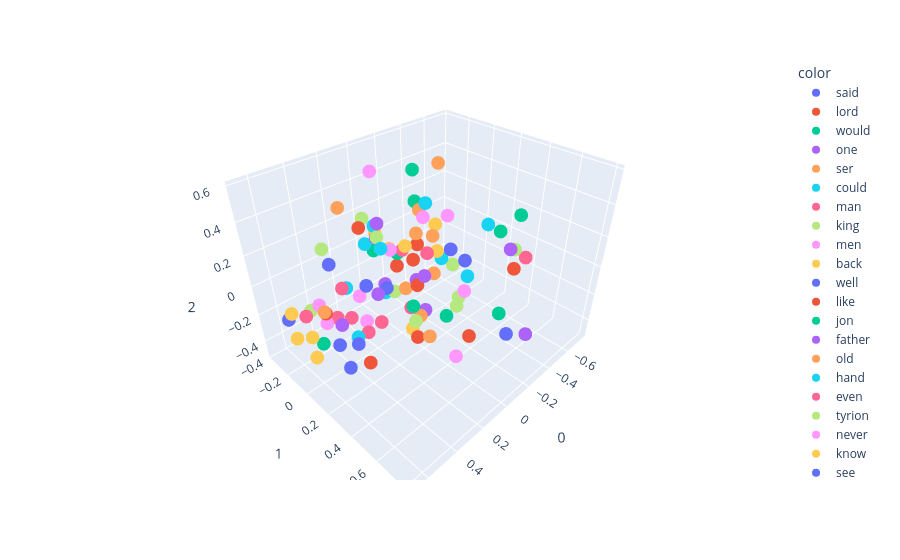

Source (notebook cell):
### Code cell
import plotly.express as px

fig = px.scatter_3d(X[:100], x=0, y=1,z=2, color = y[:100])
fig.show()

### Figure 1 — Plotly figure (JSON) as saved in the notebook; plotly's stock layout.template omitted (floating-point values rounded to 4 significant figures)
{"data": [{"hovertemplate": "color=said<br>0=%{x}<br>1=%{y}<br>2=%{z}<extra></extra>", "legendgroup": "said", "marker": {"color": "#636efa", "symbol": "circle"}, "mode": "markers", "name": "said", "scene": "scene", "showlegend": true, "type": "scatter3d", "x": [0.4711], "y": [0.01099], "z": [0.2304]}, {"hovertemplate": "color=lord<br>0=%{x}<br>1=%{y}<br>2=%{z}<extra></extra>", "legendgroup": "lord", "marker": {"color": "#EF553B", "symbol": "circle"}, "mode": "markers", "name": "lord", "scene": "scene", "showlegend": true, "type": "scatter3d", "x": [0.3924], "y": [0.5688], "z": [0.3579]}, {"hovertemplate": "color=would<br>0=%{x}<br>1=%{y}<br>2=%{z}<extra></extra>", "legendgroup": "would", "marker": {"color": "#00cc96", "symbol": "circle"}, "mode": "markers", "name": "would", "scene": "scene", "showlegend": true, "type": "scatter3d", "x": [0.5321], "y": [-0.05645], "z": [-0.3093]}, {"hovertemplate": "color=one<br>0=%{x}<br>1=%{y}<br>2=%{z}<extra></extra>", "legendgroup": "one", "marker": {"color": "#ab63fa", "symbol": "circle"}, "mode": "markers", "name": "one", "scene": "scene", "showlegend": true, "type": "scatter3d", "x": [0.009837], "y": [0.1522], "z": [-0.02987]}, {"hovertemplate": "color=ser<br>0=%{x}<br>1=%{y}<br>2=%{z}<extra></extra>", "legendgroup": "ser", "marker": {"color": "#FFA15A", "symbol": "circle"}, "mode": "markers", "name": "ser", "scene": "scene", "showlegend": true, "type": "scatter3d", "x": [0.2615], "y": [0.53], "z": [0.5311]}, {"hovertemplate": "color=could<br>0=%{x}<br>1=%{y}<br>2=%{z}<extra></extra>", "legendgroup": "could", "marker": {"color": "#19d3f3", "symbol": "circle"}, "mode": "markers", "name": "could", "scene": "scene", "showlegend": true, "type": "scatter3d", "x": [0.03237], "y": [-0.1022], "z": [-0.2452]}, {"hovertemplate": "color=man<br>0=%{x}<br>1=%{y}<br>2=%{z}<extra></extra>", "legendgroup": "man", "marker": {"color": "#FF6692", "symbol": "circle"}, "mode": "markers", "name": "man", "scene": "scene", "showlegend": true, "type": "scatter3d", "x": [0.07086], "y": [0.1099], "z": [0.1797]}, {"hovertemplate": "color=king<br>0=%{x}<br>1=%{y}<br>2=%{z}<extra></extra>", "legendgroup": "king", "marker": {"color": "#B6E880", "symbol": "circle"}, "mode": "markers", "name": "king", "scene": "scene", "showlegend": true, "type": "scatter3d", "x": [0.3707], "y": [0.5304], "z": [0.1188]}, {"hovertemplate": "color=men<br>0=%{x}<br>1=%{y}<br>2=%{z}<extra></extra>", "legendgroup": "men", "marker": {"color": "#FF97FF", "symbol": "circle"}, "mode": "markers", "name": "men", "scene": "scene", "showlegend": true, "type": "scatter3d", "x": [0.07321], "y": [0.5245], "z": [-0.321]}, {"hovertemplate": "color=back<br>0=%{x}<br>1=%{y}<br>2=%{z}<extra></extra>", "legendgroup": "back", "marker": {"color": "#FECB52", "symbol": "circle"}, "mode": "markers", "name": "back", "scene": "scene", "showlegend": true, "type": "scatter3d", "x": [-0.2552], "y": [0.05438], "z": [-0.003532]}, {"hovertemplate": "color=well<br>0=%{x}<br>1=%{y}<br>2=%{z}<extra></extra>", "legendgroup": "well", "marker": {"color": "#636efa", "symbol": "circle"}, "mode": "markers", "name": "well", "scene": "scene", "showlegend": true, "type": "scatter3d", "x": [0.4779], "y": [0.2059], "z": [-0.1717]}, {"hovertemplate": "color=like<br>0=%{x}<br>1=%{y}<br>2=%{z}<extra></extra>", "legendgroup": "like", "marker": {"color": "#EF553B", "symbol": "circle"}, "mode": "markers", "name": "like", "scene": "scene", "showlegend": true, "type": "scatter3d", "x": [-0.2418], "y": [-0.1461], "z": [-0.1561]}, {"hovertemplate": "color=jon<br>0=%{x}<br>1=%{y}<br>2=%{z}<extra></extra>", "legendgroup": "jon", "marker": {"color": "#00cc96", "symbol": "circle"}, "mode": "markers", "name": "jon", "scene": "scene", "showlegend": true, "type": "scatter3d", "x": [0.0214], "y": [0.009847], "z": [0.0896]}, {"hovertemplate": "color=father<br>0=%{x}<br>1=%{y}<br>2=%{z}<extra></extra>", "legendgroup": "father", "marker": {"color": "#ab63fa", "symbol": "circle"}, "mode": "markers", "name": "father", "scene": "scene", "showlegend": true, "type": "scatter3d", "x": [0.6508], "y": [0.3498], "z": [0.1568]}, {"hovertemplate": "color=old<br>0=%{x}<br>1=%{y}<br>2=%{z}<extra></extra>", "legendgroup": "old", "marker": {"color": "#FFA15A", "symbol": "circle"}, "mode": "markers", "name": "old", "scene": "scene", "showlegend": true, "type": "scatter3d", "x": [-0.007884], "y": [0.2723], "z": [0.06705]}, {"hovertemplate": "color=hand<br>0=%{x}<br>1=%{y}<br>2=%{z}<extra></extra>", "legendgroup": "hand", "marker": {"color": "#19d3f3", "symbol": "circle"}, "mode": "markers", "name": "hand", "scene": "scene", "showlegend": true, "type": "scatter3d", "x": [-0.1047], "y": [0.1109], "z": [0.396]}, {"hovertemplate": "color=even<br>0=%{x}<br>1=%{y}<br>2=%{z}<extra></extra>", "legendgroup": "even", "marker": {"color": "#FF6692", "symbol": "circle"}, "mode": "markers", "name": "even", "scene": "scene", "showlegend": true, "type": "scatter3d", "x": [0.1083], "y": [-0.06563], "z": [-0.4163]}, {"hovertemplate": "color=tyrion<br>0=%{x}<br>1=%{y}<br>2=%{z}<extra></extra>", "legendgroup": "tyrion", "marker": {"color": "#B6E880", "symbol": "circle"}, "mode": "markers", "name": "tyrion", "scene": "scene", "showlegend": true, "type": "scatter3d", "x": [0.09937], "y": [-0.191], "z": [0.263]}, {"hovertemplate": "color=never<br>0=%{x}<br>1=%{y}<br>2=%{z}<extra></extra>", "legendgroup": "never", "marker": {"color": "#FF97FF", "symbol": "circle"}, "mode": "markers", "name": "never", "scene": "scene", "showlegend": true, "type": "scatter3d", "x": [0.4493], "y": [-0.1876], "z": [-0.1566]}, {"hovertemplate": "color=know<br>0=%{x}<br>1=%{y}<br>2=%{z}<extra></extra>", "legendgroup": "know", "marker": {"color": "#FECB52", "symbol": "circle"}, "mode": "markers", "name": "know", "scene": "scene", "showlegend": true, "type": "scatter3d", "x": [0.6696], "y": [-0.07659], "z": [-0.1939]}, {"hovertemplate": "color=see<br>0=%{x}<br>1=%{y}<br>2=%{z}<extra></extra>", "legendgroup": "see", "marker": {"color": "#636efa", "symbol": "circle"}, "mode": "markers", "name": "see", "scene": "scene", "showlegend": true, "type": "scatter3d", "x": [0.07606], "y": [-0.03439], "z": [-0.1528]}, {"hovertemplate": "color=made<br>0=%{x}<br>1=%{y}<br>2=%{z}<extra></extra>", "legendgroup": "made", "marker": {"color": "#EF553B", "symbol": "circle"}, "mode": "markers", "name": "made", "scene": "scene", "showlegend": true, "type": "scatter3d", "x": [-0.07978], "y": [-0.1168], "z": [-0.1092]}, {"hovertemplate": "color=eyes<br>0=%{x}<br>1=%{y}<br>2=%{z}<extra></extra>", "legendgroup": "eyes", "marker": {"color": "#00cc96", "symbol": "circle"}, "mode": "markers", "name": "eyes", "scene": "scene", "showlegend": true, "type": "scatter3d", "x": [-0.2843], "y": [-0.1681], "z": [0.2383]}, {"hovertemplate": "color=black<br>0=%{x}<br>1=%{y}<br>2=%{z}<extra></extra>", "legendgroup": "black", "marker": {"color": "#ab63fa", "symbol": "circle"}, "mode": "markers", "name": "black", "scene": "scene", "showlegend": true, "type": "scatter3d", "x": [-0.4332], "y": [0.4579], "z": [0.1113]}, {"hovertemplate": "color=told<br>0=%{x}<br>1=%{y}<br>2=%{z}<extra></extra>", "legendgroup": "told", "marker": {"color": "#FFA15A", "symbol": "circle"}, "mode": "markers", "name": "told", "scene": "scene", "showlegend": true, "type": "scatter3d", "x": [0.512], "y": [-0.02998], "z": [-0.07651]}, {"hovertemplate": "color=lady<br>0=%{x}<br>1=%{y}<br>2=%{z}<extra></extra>", "legendgroup": "lady", "marker": {"color": "#19d3f3", "symbol": "circle"}, "mode": "markers", "name": "lady", "scene": "scene", "showlegend": true, "type": "scatter3d", "x": [0.4438], "y": [0.3974], "z": [0.4886]}, {"hovertemplate": "color=thought<br>0=%{x}<br>1=%{y}<br>2=%{z}<extra></extra>", "legendgroup": "thought", "marker": {"color": "#FF6692", "symbol": "circle"}, "mode": "markers", "name": "thought", "scene": "scene", "showlegend": true, "type": "scatter3d", "x": [0.2768], "y": [-0.2017], "z": [-0.1378]}, {"hovertemplate": "color=time<br>0=%{x}<br>1=%{y}<br>2=%{z}<extra></extra>", "legendgroup": "time", "marker": {"color": "#B6E880", "symbol": "circle"}, "mode": "markers", "name": "time", "scene": "scene", "showlegend": true, "type": "scatter3d", "x": [0.02327], "y": [-0.02551], "z": [-0.2013]}, {"hovertemplate": "color=long<br>0=%{x}<br>1=%{y}<br>2=%{z}<extra></extra>", "legendgroup": "long", "marker": {"color": "#FF97FF", "symbol": "circle"}, "mode": "markers", "name": "long", "scene": "scene", "showlegend": true, "type": "scatter3d", "x": [-0.286], "y": [0.2567], "z": [-0.2133]}, {"hovertemplate": "color=might<br>0=%{x}<br>1=%{y}<br>2=%{z}<extra></extra>", "legendgroup": "might", "marker": {"color": "#FECB52", "symbol": "circle"}, "mode": "markers", "name": "might", "scene": "scene", "showlegend": true, "type": "scatter3d", "x": [0.584], "y": [-0.07339], "z": [-0.2399]}, {"hovertemplate": "color=us<br>0=%{x}<br>1=%{y}<br>2=%{z}<extra></extra>", "legendgroup": "us", "marker": {"color": "#636efa", "symbol": "circle"}, "mode": "markers", "name": "us", "scene": "scene", "showlegend": true, "type": "scatter3d", "x": [0.5349], "y": [0.1923], "z": [-0.3143]}, {"hovertemplate": "color=come<br>0=%{x}<br>1=%{y}<br>2=%{z}<extra></extra>", "legendgroup": "come", "marker": {"color": "#EF553B", "symbol": "circle"}, "mode": "markers", "name": "come", "scene": "scene", "showlegend": true, "type": "scatter3d", "x": [0.3538], "y": [0.1216], "z": [-0.4581]}, {"hovertemplate": "color=face<br>0=%{x}<br>1=%{y}<br>2=%{z}<extra></extra>", "legendgroup": "face", "marker": {"color": "#00cc96", "symbol": "circle"}, "mode": "markers", "name": "face", "scene": "scene", "showlegend": true, "type": "scatter3d", "x": [-0.3458], "y": [-0.2486], "z": [0.3978]}, {"hovertemplate": "color=still<br>0=%{x}<br>1=%{y}<br>2=%{z}<extra></extra>", "legendgroup": "still", "marker": {"color": "#ab63fa", "symbol": "circle"}, "mode": "markers", "name": "still", "scene": "scene", "showlegend": true, "type": "scatter3d", "x": [-0.1155], "y": [0.09474], "z": [-0.3559]}, {"hovertemplate": "color=head<br>0=%{x}<br>1=%{y}<br>2=%{z}<extra></extra>", "legendgroup": "head", "marker": {"color": "#FFA15A", "symbol": "circle"}, "mode": "markers", "name": "head", "scene": "scene", "showlegend": true, "type": "scatter3d", "x": [-0.3259], "y": [-0.01177], "z": [0.5191]}, {"hovertemplate": "color=red<br>0=%{x}<br>1=%{y}<br>2=%{z}<extra></extra>", "legendgroup": "red", "marker": {"color": "#19d3f3", "symbol": "circle"}, "mode": "markers", "name": "red", "scene": "scene", "showlegend": true, "type": "scatter3d", "x": [-0.3379], "y": [0.3611], "z": [0.272]}, {"hovertemplate": "color=way<br>0=%{x}<br>1=%{y}<br>2=%{z}<extra></extra>", "legendgroup": "way", "marker": {"color": "#FF6692", "symbol": "circle"}, "mode": "markers", "name": "way", "scene": "scene", "showlegend": true, "type": "scatter3d", "x": [-0.08298], "y": [-0.001355], "z": [-0.3738]}, {"hovertemplate": "color=boy<br>0=%{x}<br>1=%{y}<br>2=%{z}<extra></extra>", "legendgroup": "boy", "marker": {"color": "#B6E880", "symbol": "circle"}, "mode": "markers", "name": "boy", "scene": "scene", "showlegend": true, "type": "scatter3d", "x": [0.3125], "y": [0.2057], "z": [0.4047]}, {"hovertemplate": "color=page<br>0=%{x}<br>1=%{y}<br>2=%{z}<extra></extra>", "legendgroup": "page", "marker": {"color": "#FF97FF", "symbol": "circle"}, "mode": "markers", "name": "page", "scene": "scene", "showlegend": true, "type": "scatter3d", "x": [0.2334], "y": [0.2058], "z": [0.2981]}, {"hovertemplate": "color=must<br>0=%{x}<br>1=%{y}<br>2=%{z}<extra></extra>", "legendgroup": "must", "marker": {"color": "#FECB52", "symbol": "circle"}, "mode": "markers", "name": "must", "scene": "scene", "showlegend": true, "type": "scatter3d", "x": [0.6413], "y": [0.04806], "z": [-0.2661]}, {"hovertemplate": "color=queen<br>0=%{x}<br>1=%{y}<br>2=%{z}<extra></extra>", "legendgroup": "queen", "marker": {"color": "#636efa", "symbol": "circle"}, "mode": "markers", "name": "queen", "scene": "scene", "showlegend": true, "type": "scatter3d", "x": [0.4727], "y": [0.3104], "z": [0.2595]}, {"hovertemplate": "color=good<br>0=%{x}<br>1=%{y}<br>2=%{z}<extra></extra>", "legendgroup": "good", "marker": {"color": "#EF553B", "symbol": "circle"}, "mode": "markers", "name": "good", "scene": "scene", "showlegend": true, "type": "scatter3d", "x": [0.474], "y": [-0.08349], "z": [-0.1407]}, {"hovertemplate": "color=two<br>0=%{x}<br>1=%{y}<br>2=%{z}<extra></extra>", "legendgroup": "two", "marker": {"color": "#00cc96", "symbol": "circle"}, "mode": "markers", "name": "two", "scene": "scene", "showlegend": true, "type": "scatter3d", "x": [-0.1589], "y": [0.6139], "z": [-0.1013]}, {"hovertemplate": "color=brother<br>0=%{x}<br>1=%{y}<br>2=%{z}<extra></extra>", "legendgroup": "brother", "marker": {"color": "#ab63fa", "symbol": "circle"}, "mode": "markers", "name": "brother", "scene": "scene", "showlegend": true, "type": "scatter3d", "x": [0.5427], "y": [0.4867], "z": [0.3471]}, {"hovertemplate": "color=night<br>0=%{x}<br>1=%{y}<br>2=%{z}<extra></extra>", "legendgroup": "night", "marker": {"color": "#FFA15A", "symbol": "circle"}, "mode": "markers", "name": "night", "scene": "scene", "showlegend": true, "type": "scatter3d", "x": [-0.01051], "y": [0.1611], "z": [-0.2996]}, {"hovertemplate": "color=little<br>0=%{x}<br>1=%{y}<br>2=%{z}<extra></extra>", "legendgroup": "little", "marker": {"color": "#19d3f3", "symbol": "circle"}, "mode": "markers", "name": "little", "scene": "scene", "showlegend": true, "type": "scatter3d", "x": [0.1186], "y": [-0.1566], "z": [0.1186]}, {"hovertemplate": "color=took<br>0=%{x}<br>1=%{y}<br>2=%{z}<extra></extra>", "legendgroup": "took", "marker": {"color": "#FF6692", "symbol": "circle"}, "mode": "markers", "name": "took", "scene": "scene", "showlegend": true, "type": "scatter3d", "x": [-0.01786], "y": [0.2106], "z": [0.1645]}, {"hovertemplate": "color=came<br>0=%{x}<br>1=%{y}<br>2=%{z}<extra></extra>", "legendgroup": "came", "marker": {"color": "#B6E880", "symbol": "circle"}, "mode": "markers", "name": "came", "scene": "scene", "showlegend": true, "type": "scatter3d", "x": [-0.2963], "y": [0.1905], "z": [-0.373]}, {"hovertemplate": "color=though<br>0=%{x}<br>1=%{y}<br>2=%{z}<extra></extra>", "legendgroup": "though", "marker": {"color": "#FF97FF", "symbol": "circle"}, "mode": "markers", "name": "though", "scene": "scene", "showlegend": true, "type": "scatter3d", "x": [0.1905], "y": [-0.1551], "z": [-0.2169]}, {"hovertemplate": "color=say<br>0=%{x}<br>1=%{y}<br>2=%{z}<extra></extra>", "legendgroup": "say", "marker": {"color": "#FECB52", "symbol": "circle"}, "mode": "markers", "name": "say", "scene": "scene", "showlegend": true, "type": "scatter3d", "x": [0.6224], "y": [-0.1857], "z": [-0.1157]}, {"hovertemplate": "color=three<br>0=%{x}<br>1=%{y}<br>2=%{z}<extra></extra>", "legendgroup": "three", "marker": {"color": "#636efa", "symbol": "circle"}, "mode": "markers", "name": "three", "scene": "scene", "showlegend": true, "type": "scatter3d", "x": [-0.07498], "y": [0.731], "z": [-0.119]}, {"hovertemplate": "color=away<br>0=%{x}<br>1=%{y}<br>2=%{z}<extra></extra>", "legendgroup": "away", "marker": {"color": "#EF553B", "symbol": "circle"}, "mode": "markers", "name": "away", "scene": "scene", "showlegend": true, "type": "scatter3d", "x": [-0.2778], "y": [-0.1439], "z": [-0.05473]}, {"hovertemplate": "color=dead<br>0=%{x}<br>1=%{y}<br>2=%{z}<extra></extra>", "legendgroup": "dead", "marker": {"color": "#00cc96", "symbol": "circle"}, "mode": "markers", "name": "dead", "scene": "scene", "showlegend": true, "type": "scatter3d", "x": [0.04737], "y": [0.1621], "z": [-0.1936]}, {"hovertemplate": "color=son<br>0=%{x}<br>1=%{y}<br>2=%{z}<extra></extra>", "legendgroup": "son", "marker": {"color": "#ab63fa", "symbol": "circle"}, "mode": "markers", "name": "son", "scene": "scene", "showlegend": true, "type": "scatter3d", "x": [0.4552], "y": [0.6773], "z": [0.4946]}, {"hovertemplate": "color=blood<br>0=%{x}<br>1=%{y}<br>2=%{z}<extra></extra>", "legendgroup": "blood", "marker": {"color": "#FFA15A", "symbol": "circle"}, "mode": "markers", "name": "blood", "scene": "scene", "showlegend": true, "type": "scatter3d", "x": [-0.2554], "y": [-0.1295], "z": [0.04164]}, {"hovertemplate": "color=take<br>0=%{x}<br>1=%{y}<br>2=%{z}<extra></extra>", "legendgroup": "take", "marker": {"color": "#19d3f3", "symbol": "circle"}, "mode": "markers", "name": "take", "scene": "scene", "showlegend": true, "type": "scatter3d", "x": [0.4404], "y": [0.1541], "z": [-0.1821]}, {"hovertemplate": "color=go<br>0=%{x}<br>1=%{y}<br>2=%{z}<extra></extra>", "legendgroup": "go", "marker": {"color": "#FF6692", "symbol": "circle"}, "mode": "markers", "name": "go", "scene": "scene", "showlegend": true, "type": "scatter3d", "x": [0.2461], "y": [-0.1819], "z": [-0.3694]}, {"hovertemplate": "color=half<br>0=%{x}<br>1=%{y}<br>2=%{z}<extra></extra>", "legendgroup": "half", "marker": {"color": "#B6E880", "symbol": "circle"}, "mode": "markers", "name": "half", "scene": "scene", "showlegend": true, "type": "scatter3d", "x": [-0.2529], "y": [0.2421], "z": [-0.2498]}, {"hovertemplate": "color=make<br>0=%{x}<br>1=%{y}<br>2=%{z}<extra></extra>", "legendgroup": "make", "marker": {"color": "#FF97FF", "symbol": "circle"}, "mode": "markers", "name": "make", "scene": "scene", "showlegend": true, "type": "scatter3d", "x": [0.419], "y": [-0.1805], "z": [-0.3053]}, {"hovertemplate": "color=arya<br>0=%{x}<br>1=%{y}<br>2=%{z}<extra></extra>", "legendgroup": "arya", "marker": {"color": "#FECB52", "symbol": "circle"}, "mode": "markers", "name": "arya", "scene": "scene", "showlegend": true, "type": "scatter3d", "x": [-0.1196], "y": [-0.3661], "z": [0.005731]}, {"hovertemplate": "color=saw<br>0=%{x}<br>1=%{y}<br>2=%{z}<extra></extra>", "legendgroup": "saw", "marker": {"color": "#636efa", "symbol": "circle"}, "mode": "markers", "name": "saw", "scene": "scene", "showlegend": true, "type": "scatter3d", "x": [-0.3321], "y": [0.09458], "z": [-0.008403]}, {"hovertemplate": "color=day<br>0=%{x}<br>1=%{y}<br>2=%{z}<extra></extra>", "legendgroup": "day", "marker": {"color": "#EF553B", "symbol": "circle"}, "mode": "markers", "name": "day", "scene": "scene", "showlegend": true, "type": "scatter3d", "x": [0.08995], "y": [0.2403], "z": [-0.3541]}, {"hovertemplate": "color=white<br>0=%{x}<br>1=%{y}<br>2=%{z}<extra></extra>", "legendgroup": "white", "marker": {"color": "#00cc96", "symbol": "circle"}, "mode": "markers", "name": "white", "scene": "scene", "showlegend": true, "type": "scatter3d", "x": [-0.4035], "y": [0.5211], "z": [0.3668]}, {"hovertemplate": "color=jaime<br>0=%{x}<br>1=%{y}<br>2=%{z}<extra></extra>", "legendgroup": "jaime", "marker": {"color": "#ab63fa", "symbol": "circle"}, "mode": "markers", "name": "jaime", "scene": "scene", "showlegend": true, "type": "scatter3d", "x": [0.2205], "y": [0.08049], "z": [0.3073]}, {"hovertemplate": "color=first<br>0=%{x}<br>1=%{y}<br>2=%{z}<extra></extra>", "legendgroup": "first", "marker": {"color": "#FFA15A", "symbol": "circle"}, "mode": "markers", "name": "first", "scene": "scene", "showlegend": true, "type": "scatter3d", "x": [0.1611], "y": [0.4109], "z": [-0.191]}, {"hovertemplate": "color=look<br>0=%{x}<br>1=%{y}<br>2=%{z}<extra></extra>", "legendgroup": "look", "marker": {"color": "#19d3f3", "symbol": "circle"}, "mode": "markers", "name": "look", "scene": "scene", "showlegend": true, "type": "scatter3d", "x": [-0.0135], "y": [-0.2348], "z": [0.1514]}, {"hovertemplate": "color=want<br>0=%{x}<br>1=%{y}<br>2=%{z}<extra></extra>", "legendgroup": "want", "marker": {"color": "#FF6692", "symbol": "circle"}, "mode": "markers", "name": "want", "scene": "scene", "showlegend": true, "type": "scatter3d", "x": [0.5268], "y": [-0.2132], "z": [-0.2083]}, {"hovertemplate": "color=much<br>0=%{x}<br>1=%{y}<br>2=%{z}<extra></extra>", "legendgroup": "much", "marker": {"color": "#B6E880", "symbol": "circle"}, "mode": "markers", "name": "much", "scene": "scene", "showlegend": true, "type": "scatter3d", "x": [0.4525], "y": [-0.2848], "z": [-0.2505]}, {"hovertemplate": "color=enough<br>0=%{x}<br>1=%{y}<br>2=%{z}<extra></extra>", "legendgroup": "enough", "marker": {"color": "#FF97FF", "symbol": "circle"}, "mode": "markers", "name": "enough", "scene": "scene", "showlegend": true, "type": "scatter3d", "x": [0.207], "y": [-0.08112], "z": [-0.358]}, {"hovertemplate": "color=sword<br>0=%{x}<br>1=%{y}<br>2=%{z}<extra></extra>", "legendgroup": "sword", "marker": {"color": "#FECB52", "symbol": "circle"}, "mode": "markers", "name": "sword", "scene": "scene", "showlegend": true, "type": "scatter3d", "x": [-0.113], "y": [0.1772], "z": [0.2898]}, {"hovertemplate": "color=tell<br>0=%{x}<br>1=%{y}<br>2=%{z}<extra></extra>", "legendgroup": "tell", "marker": {"color": "#636efa", "symbol": "circle"}, "mode": "markers", "name": "tell", "scene": "scene", "showlegend": true, "type": "scatter3d", "x": [0.645], "y": [-0.1854], "z": [-0.144]}, {"hovertemplate": "color=girl<br>0=%{x}<br>1=%{y}<br>2=%{z}<extra></extra>", "legendgroup": "girl", "marker": {"color": "#EF553B", "symbol": "circle"}, "mode": "markers", "name": "girl", "scene": "scene", "showlegend": true, "type": "scatter3d", "x": [0.2529], "y": [-0.01595], "z": [0.3391]}, {"hovertemplate": "color=bran<br>0=%{x}<br>1=%{y}<br>2=%{z}<extra></extra>", "legendgroup": "bran", "marker": {"color": "#00cc96", "symbol": "circle"}, "mode": "markers", "name": "bran", "scene": "scene", "showlegend": true, "type": "scatter3d", "x": [-0.06133], "y": [-0.3163], "z": [-0.0811]}, {"hovertemplate": "color=great<br>0=%{x}<br>1=%{y}<br>2=%{z}<extra></extra>", "legendgroup": "great", "marker": {"color": "#ab63fa", "symbol": "circle"}, "mode": "markers", "name": "great", "scene": "scene", "showlegend": true, "type": "scatter3d", "x": [-0.143], "y": [0.8031], "z": [-0.1179]}, {"hovertemplate": "color=looked<br>0=%{x}<br>1=%{y}<br>2=%{z}<extra></extra>", "legendgroup": "looked", "marker": {"color": "#FFA15A", "symbol": "circle"}, "mode": "markers", "name": "looked", "scene": "scene", "showlegend": true, "type": "scatter3d", "x": [-0.2066], "y": [-0.0483], "z": [0.255]}, {"hovertemplate": "color=left<br>0=%{x}<br>1=%{y}<br>2=%{z}<extra></extra>", "legendgroup": "left", "marker": {"color": "#19d3f3", "symbol": "circle"}, "mode": "markers", "name": "left", "scene": "scene", "showlegend": true, "type": "scatter3d", "x": [-0.2326], "y": [0.3204], "z": [-0.0423]}, {"hovertemplate": "color=knew<br>0=%{x}<br>1=%{y}<br>2=%{z}<extra></extra>", "legendgroup": "knew", "marker": {"color": "#FF6692", "symbol": "circle"}, "mode": "markers", "name": "knew", "scene": "scene", "showlegend": true, "type": "scatter3d", "x": [0.3544], "y": [-0.1647], "z": [-0.2922]}, {"hovertemplate": "color=asked<br>0=%{x}<br>1=%{y}<br>2=%{z}<extra></extra>", "legendgroup": "asked", "marker": {"color": "#B6E880", "symbol": "circle"}, "mode": "markers", "name": "asked", "scene": "scene", "showlegend": true, "type": "scatter3d", "x": [0.5018], "y": [0.01561], "z": [0.3375]}, {"hovertemplate": "color=gave<br>0=%{x}<br>1=%{y}<br>2=%{z}<extra></extra>", "legendgroup": "gave", "marker": {"color": "#FF97FF", "symbol": "circle"}, "mode": "markers", "name": "gave", "scene": "scene", "showlegend": true, "type": "scatter3d", "x": [0.05415], "y": [-0.1474], "z": [0.5458]}, {"hovertemplate": "color=maester<br>0=%{x}<br>1=%{y}<br>2=%{z}<extra></extra>", "legendgroup": "maester", "marker": {"color": "#FECB52", "symbol": "circle"}, "mode": "markers", "name": "maester", "scene": "scene", "showlegend": true, "type": "scatter3d", "x": [0.166], "y": [0.2414], "z": [0.3063]}, {"hovertemplate": "color=called<br>0=%{x}<br>1=%{y}<br>2=%{z}<extra></extra>", "legendgroup": "called", "marker": {"color": "#636efa", "symbol": "circle"}, "mode": "markers", "name": "called", "scene": "scene", "showlegend": true, "type": "scatter3d", "x": [0.2223], "y": [0.6834], "z": [0.4586]}, {"hovertemplate": "color=wall<br>0=%{x}<br>1=%{y}<br>2=%{z}<extra></extra>", "legendgroup": "wall", "marker": {"color": "#EF553B", "symbol": "circle"}, "mode": "markers", "name": "wall", "scene": "scene", "showlegend": true, "type": "scatter3d", "x": [-0.2477], "y": [0.3447], "z": [-0.4981]}, {"hovertemplate": "color=every<br>0=%{x}<br>1=%{y}<br>2=%{z}<extra></extra>", "legendgroup": "every", "marker": {"color": "#00cc96", "symbol": "circle"}, "mode": "markers", "name": "every", "scene": "scene", "showlegend": true, "type": "scatter3d", "x": [-0.1427], "y": [0.2477], "z": [-0.3287]}, {"hovertemplate": "color=heard<br>0=%{x}<br>1=%{y}<br>2=%{z}<extra></extra>", "legendgroup": "heard", "marker": {"color": "#ab63fa", "symbol": "circle"}, "mode": "markers", "name": "heard", "scene": "scene", "showlegend": true, "type": "scatter3d", "x": [0.01084], "y": [-0.1295], "z": [-0.2074]}, {"hovertemplate": "color=sansa<br>0=%{x}<br>1=%{y}<br>2=%{z}<extra></extra>", "legendgroup": "sansa", "marker": {"color": "#FFA15A", "symbol": "circle"}, "mode": "markers", "name": "sansa", "scene": "scene", "showlegend": true, "type": "scatter3d", "x": [0.1884], "y": [-0.2849], "z": [0.3285]}, {"hovertemplate": "color=let<br>0=%{x}<br>1=%{y}<br>2=%{z}<extra></extra>", "legendgroup": "let", "marker": {"color": "#19d3f3", "symbol": "circle"}, "mode": "markers", "name": "let", "scene": "scene", "showlegend": true, "type": "scatter3d", "x": [0.2386], "y": [-0.2141], "z": [-0.1618]}, {"hovertemplate": "color=yet<br>0=%{x}<br>1=%{y}<br>2=%{z}<extra></extra>", "legendgroup": "yet", "marker": {"color": "#FF6692", "symbol": "circle"}, "mode": "markers", "name": "yet", "scene": "scene", "showlegend": true, "type": "scatter3d", "x": [0.2493], "y": [-0.01563], "z": [-0.3786]}, {"hovertemplate": "color=went<br>0=%{x}<br>1=%{y}<br>2=%{z}<extra></extra>", "legendgroup": "went", "marker": {"color": "#B6E880", "symbol": "circle"}, "mode": "markers", "name": "went", "scene": "scene", "showlegend": true, "type": "scatter3d", "x": [-0.3488], "y": [0.09923], "z": [-0.1258]}, {"hovertemplate": "color=turned<br>0=%{x}<br>1=%{y}<br>2=%{z}<extra></extra>", "legendgroup": "turned", "marker": {"color": "#FF97FF", "symbol": "circle"}, "mode": "markers", "name": "turned", "scene": "scene", "showlegend": true, "type": "scatter3d", "x": [-0.2848], "y": [0.1064], "z": [0.2472]}, {"hovertemplate": "color=dany<br>0=%{x}<br>1=%{y}<br>2=%{z}<extra></extra>", "legendgroup": "dany", "marker": {"color": "#FECB52", "symbol": "circle"}, "mode": "markers", "name": "dany", "scene": "scene", "showlegend": true, "type": "scatter3d", "x": [-0.1027], "y": [-0.2118], "z": [-0.03899]}, {"hovertemplate": "color=need<br>0=%{x}<br>1=%{y}<br>2=%{z}<extra></extra>", "legendgroup": "need", "marker": {"color": "#636efa", "symbol": "circle"}, "mode": "markers", "name": "need", "scene": "scene", "showlegend": true, "type": "scatter3d", "x": [0.4706], "y": [0.01018], "z": [-0.3168]}, {"hovertemplate": "color=behind<br>0=%{x}<br>1=%{y}<br>2=%{z}<extra></extra>", "legendgroup": "behind", "marker": {"color": "#EF553B", "symbol": "circle"}, "mode": "markers", "name": "behind", "scene": "scene", "showlegend": true, "type": "scatter3d", "x": [-0.573], "y": [0.4007], "z": [-0.1198]}, {"hovertemplate": "color=around<br>0=%{x}<br>1=%{y}<br>2=%{z}<extra></extra>", "legendgroup": "around", "marker": {"color": "#00cc96", "symbol": "circle"}, "mode": "markers", "name": "around", "scene": "scene", "showlegend": true, "type": "scatter3d", "x": [-0.751], "y": [0.1474], "z": [-0.03723]}, {"hovertemplate": "color=woman<br>0=%{x}<br>1=%{y}<br>2=%{z}<extra></extra>", "legendgroup": "woman", "marker": {"color": "#ab63fa", "symbol": "circle"}, "mode": "markers", "name": "woman", "scene": "scene", "showlegend": true, "type": "scatter3d", "x": [0.06706], "y": [-0.1003], "z": [0.2543]}, {"hovertemplate": "color=another<br>0=%{x}<br>1=%{y}<br>2=%{z}<extra></extra>", "legendgroup": "another", "marker": {"color": "#FFA15A", "symbol": "circle"}, "mode": "markers", "name": "another", "scene": "scene", "showlegend": true, "type": "scatter3d", "x": [-0.0007469], "y": [0.0475], "z": [-0.151]}, {"hovertemplate": "color=snow<br>0=%{x}<br>1=%{y}<br>2=%{z}<extra></extra>", "legendgroup": "snow", "marker": {"color": "#19d3f3", "symbol": "circle"}, "mode": "markers", "name": "snow", "scene": "scene", "showlegend": true, "type": "scatter3d", "x": [-0.2807], "y": [0.06757], "z": [-0.0618]}, {"hovertemplate": "color=beneath<br>0=%{x}<br>1=%{y}<br>2=%{z}<extra></extra>", "legendgroup": "beneath", "marker": {"color": "#FF6692", "symbol": "circle"}, "mode": "markers", "name": "beneath", "scene": "scene", "showlegend": true, "type": "scatter3d", "x": [-0.7478], "y": [0.3631], "z": [-0.1376]}, {"hovertemplate": "color=across<br>0=%{x}<br>1=%{y}<br>2=%{z}<extra></extra>", "legendgroup": "across", "marker": {"color": "#B6E880", "symbol": "circle"}, "mode": "markers", "name": "across", "scene": "scene", "showlegend": true, "type": "scatter3d", "x": [-0.6776], "y": [0.3242], "z": [-0.06335]}, {"hovertemplate": "color=knight<br>0=%{x}<br>1=%{y}<br>2=%{z}<extra></extra>", "legendgroup": "knight", "marker": {"color": "#FF97FF", "symbol": "circle"}, "mode": "markers", "name": "knight", "scene": "scene", "showlegend": true, "type": "scatter3d", "x": [0.2479], "y": [0.457], "z": [0.5877]}, {"hovertemplate": "color=keep<br>0=%{x}<br>1=%{y}<br>2=%{z}<extra></extra>", "legendgroup": "keep", "marker": {"color": "#FECB52", "symbol": "circle"}, "mode": "markers", "name": "keep", "scene": "scene", "showlegend": true, "type": "scatter3d", "x": [0.07583], "y": [0.1832], "z": [-0.3324]}], "layout": {"legend": {"title": {"text": "color"}, "tracegroupgap": 0}, "margin": {"t": 60}, "scene": {"domain": {"x": [0, 1], "y": [0, 1]}, "xaxis": {"title": {"text": "0"}}, "yaxis": {"title": {"text": "1"}}, "zaxis": {"title": {"text": "2"}}}}}
